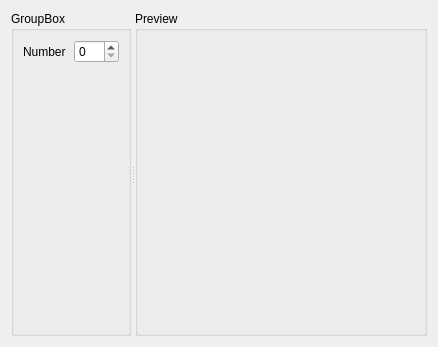
<?xml version="1.0" encoding="UTF-8"?>
<ui version="4.0">
 <class>LedNumberAnimation</class>
 <widget class="QWidget" name="LedNumberAnimation">
  <property name="geometry">
   <rect>
    <x>0</x>
    <y>0</y>
    <width>438</width>
    <height>347</height>
   </rect>
  </property>
  <property name="windowTitle">
   <string>Form</string>
  </property>
  <layout class="QGridLayout" name="gridLayout">
   <item row="0" column="0">
    <widget class="QSplitter" name="splitter">
     <property name="orientation">
      <enum>Qt::Horizontal</enum>
     </property>
     <widget class="QGroupBox" name="groupBox">
      <property name="maximumSize">
       <size>
        <width>120</width>
        <height>16777215</height>
       </size>
      </property>
      <property name="title">
       <string>GroupBox</string>
      </property>
      <layout class="QGridLayout" name="gridLayout_4">
       <item row="0" column="0">
        <layout class="QGridLayout" name="gridLayout_3">
         <item row="0" column="0">
          <widget class="QLabel" name="label">
           <property name="text">
            <string>Number</string>
           </property>
          </widget>
         </item>
         <item row="0" column="1">
          <widget class="QSpinBox" name="numberSpinBox">
           <property name="maximum">
            <number>9</number>
           </property>
          </widget>
         </item>
         <item row="1" column="0">
          <spacer name="verticalSpacer">
           <property name="orientation">
            <enum>Qt::Vertical</enum>
           </property>
           <property name="sizeHint" stdset="0">
            <size>
             <width>20</width>
             <height>40</height>
            </size>
           </property>
          </spacer>
         </item>
        </layout>
       </item>
      </layout>
     </widget>
     <widget class="QGroupBox" name="groupBox_2">
      <property name="title">
       <string>Preview</string>
      </property>
      <layout class="QGridLayout" name="gridLayout_2">
       <item row="0" column="0">
        <layout class="QVBoxLayout" name="previewLayout"/>
       </item>
      </layout>
     </widget>
    </widget>
   </item>
  </layout>
 </widget>
 <resources/>
 <connections/>
</ui>
